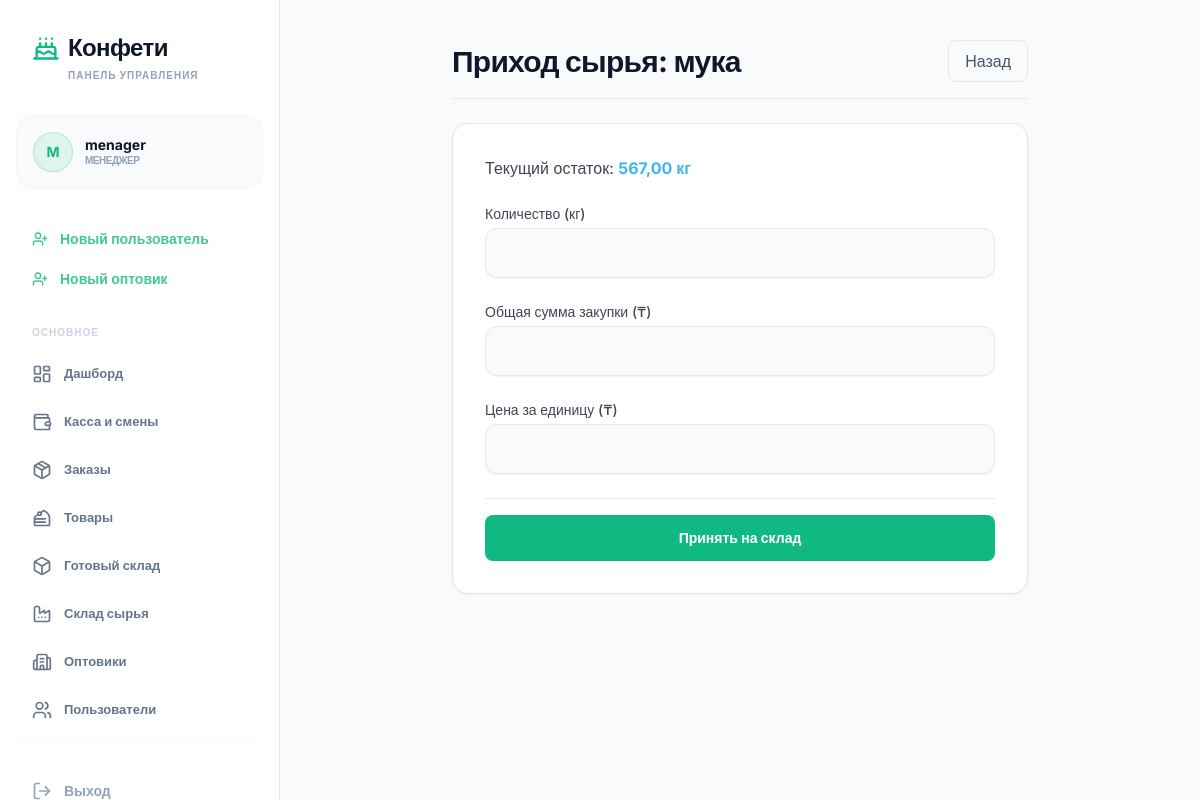
Screenshot of /manager/ingredients/1/add-stock/ (signed in) with the database file from the repository.
### core/models.py (models this page shows, shortened)
class User(AbstractUser):
    ROLE_CHOICES = (
        ('admin', 'Администратор'),
        ('manager', 'Менеджер'),
        ('worker', 'Рабочий'),
        ('wholesaler', 'Оптовик'),
    )
    role = models.CharField(max_length=20, choices=ROLE_CHOICES, default='worker', verbose_name='Роль')
    custom_role = models.ForeignKey(CustomRole, on_delete=models.SET_NULL, null=True, blank=True, verbose_name='Индивидуальная роль')
    created_by = models.ForeignKey('self', on_delete=models.SET_NULL, null=True, blank=True, verbose_name='Создан пользователем')
    class Meta:
        verbose_name = 'Пользователь'
        verbose_name_plural = 'Пользователи'

class Ingredient(models.Model):
    UNIT_CHOICES = [
        ('kg', 'кг'),
        ('g', 'г'),
        ('pcs', 'шт'),
        ('l', 'л'),
    ]
    name = models.CharField(max_length=200, verbose_name='Название')
    unit = models.CharField(max_length=10, choices=UNIT_CHOICES, verbose_name='Единица измерения')
    quantity = models.DecimalField(max_digits=12, decimal_places=2, default=0, verbose_name='Количество на складе')
    min_stock = models.DecimalField(max_digits=12, decimal_places=2, default=0, verbose_name='Мин. остаток')
    class Meta:
        verbose_name = 'Ингредиент'
        verbose_name_plural = 'Ингредиенты'

### core/views.py (the view)
# urls.py: path('manager/ingredients/<int:pk>/add-stock/', views.add_ingredient_stock, name='add_ingredient_stock'),
@login_required
def add_ingredient_stock(request, pk):
    if request.user.role not in ['admin', 'manager']:
        return redirect('role_redirect')
    ingredient = get_object_or_404(Ingredient, pk=pk)
    if request.method == 'POST':
        form = IngredientAddStockForm(request.POST)
        if form.is_valid():
            amount = form.cleaned_data['amount']
            total_cost = form.cleaned_data.get('total_cost')
            price_per_unit = form.cleaned_data.get('price_per_unit')
            if total_cost and amount:
                price = (total_cost / amount).quantize(Decimal('0.01'))
            elif price_per_unit:
                price = price_per_unit
            else:
                price = Decimal('0.00')
            ingredient.quantity += Decimal(str(amount))
            ingredient.save()
            IngredientArrival.objects.create(
                ingredient=ingredient,
                quantity=amount,
                remaining_quantity=amount,
                price=price
            )
            messages.success(request, f"Успешно добавлено {amount} {ingredient.get_unit_display()} к запасам '{ingredient.name}'.")
            return redirect('manager_ingredients')
    else:
        form = IngredientAddStockForm()
    return render(request, 'manager_add_ingredient_stock.html', {'form': form, 'ingredient': ingredient})

### core/templates/manager_add_ingredient_stock.html (shortened to what this page needs)
{% extends 'base.html' %}
{% block content %}
<div class="max-w-xl mx-auto space-y-6">
    <div class="flex items-center justify-between border-b border-slate-200 pb-4">
        <h2 class="text-3xl font-bold tracking-tight">Приход сырья: {{ ingredient.name }}</h2>
        <a href="{% url 'manager_ingredients' %}"
            class="px-4 py-2 border border-slate-200 rounded-lg hover:bg-slate-50 transition-colors text-slate-600">
            Назад
        </a>
    </div>
    <div class="bg-white border border-slate-200 rounded-2xl shadow-sm p-6 md:p-8">
        <p class="mb-6 opacity-80">
            Текущий остаток: <span class="font-bold text-brandgreen">{{ ingredient.quantity }} {{ ingredient.get_unit_display }}</span>
        </p>
        <form method="post" class="space-y-6">
            {% for field in form %}
            <div>
                <label for="{{ field.id_for_label }}" class="block text-sm font-medium opacity-80 mb-1">
                    {{ field.label }}
                    {% if field.name == 'amount' %}
                    ({{ ingredient.get_unit_display }})
                    {% endif %}
                </label>
                {{ field }}
            </div>
            {% endfor %}
            <div class="pt-4 border-t border-slate-200">
                <button type="submit"
                    class="w-full flex justify-center py-3 px-4 border border-transparent rounded-lg shadow-sm text-sm font-bold text-white bg-accent hover:bg-accent/90 focus:outline-none focus:ring-2 focus:ring-offset-2 focus:ring-accent transition-colors">
                    Принять на склад
                </button>
            </div>
        </form>
    </div>
</div>
{% endblock %}

### core/templates/base.html (shortened to what this page needs)
<!DOCTYPE html>
<html lang="ru">
<head>
<script src="https://cdn.tailwindcss.com"></script>
</head>
<body class="flex h-screen overflow-hidden text-textmain antialiased bg-bgmain">
<aside id="sidebar" class="w-[280px] bg-sidebar hidden lg:flex flex-col h-full shrink-0 border-r border-cardborder shadow-sm transition-all duration-300">
<div class="p-8">
<h1 class="text-2xl font-black tracking-tight flex items-center gap-2"><i data-lucide="cake" class="text-accent w-7 h-7"></i><span class="text-slate-900">Конфети</span></h1>
<p class="text-[10px] uppercase font-bold text-slate-400 mt-1 tracking-widest pl-9">Панель управления</p>
</div>
<nav class="flex-1 px-4 space-y-1 overflow-y-auto">
{% if user.is_authenticated %}
<div class="mb-8 px-4 py-4 bg-slate-50 rounded-2xl border border-slate-100 group transition-all">
<div class="flex items-center gap-3">
<div class="w-10 h-10 rounded-full bg-accent/10 flex items-center justify-center text-accent font-bold border border-accent/20 text-sm shadow-sm">{{ user.username|first|upper }}</div>
<div class="flex-1 min-w-0">
<p class="text-sm font-bold truncate text-slate-900 leading-tight">{% if user.first_name %}{{ user.first_name }} {{ user.last_name }}{% else %}{{ user.username }}{% endif %}</p>
<p class="text-[10px] font-bold text-slate-400 uppercase tracking-tighter">{% if user.role == "admin" %}Администратор{% elif user.role == "manager" %}Менеджер{% elif user.role == "worker" %}Рабочий{% elif user.role == "wholesaler" %}Оптовик{% else %}{{ user.role }}{% endif %}</p>
</div>
</div>
</div>
{% if user.role == "admin" or user.role == "manager" %}
{% if not user.custom_role or user.custom_role.can_view_users %}
<a href="{% url 'create_worker' %}" class="flex items-center gap-3 px-4 py-2 text-accent/80 hover:text-accent font-bold transition-all group"><i data-lucide="user-plus" class="w-4 h-4"></i><span class="text-sm">Новый пользователь</span></a>
{% endif %}
{% if not user.custom_role or user.custom_role.can_view_wholesalers %}
<a href="{% url 'create_wholesaler' %}" class="flex items-center gap-3 px-4 py-2 text-accent/80 hover:text-accent font-bold transition-all group"><i data-lucide="user-plus" class="w-4 h-4"></i><span class="text-sm">Новый оптовик</span></a>
{% endif %}
<div class="pt-6 pb-2 px-4">
<p class="text-[10px] uppercase font-bold text-slate-300 tracking-widest">Основное</p>
</div>
<a href="{% url 'manager_dashboard' %}" class="flex items-center gap-3 px-4 py-3 rounded-xl text-slate-500 hover:bg-slate-50 transition-all group {% if 'dashboard' in request.path %}active-nav-item shadow-sm{% endif %}"><i data-lucide="layout-dashboard" class="w-5 h-5"></i><span class="text-[13px] font-bold">Дашборд</span></a>
{% if not user.custom_role or user.custom_role.can_view_cash %}
<a href="{% url 'cash_history' %}" class="flex items-center gap-3 px-4 py-3 rounded-xl text-slate-500 hover:bg-slate-50 transition-all group"><i data-lucide="wallet" class="w-5 h-5"></i><span class="text-[13px] font-bold">Касса и смены</span></a>
{% endif %}
{% if not user.custom_role or user.custom_role.can_view_orders %}
<a href="{% url 'manager_orders' %}" class="flex items-center gap-3 px-4 py-3 rounded-xl text-slate-500 hover:bg-slate-50 transition-all group"><i data-lucide="package" class="w-5 h-5"></i><span class="text-[13px] font-bold">Заказы</span></a>
{% endif %}
{% if not user.custom_role or user.custom_role.can_view_products %}
<a href="{% url 'manager_products' %}" class="flex items-center gap-3 px-4 py-3 rounded-xl text-slate-500 hover:bg-slate-50 transition-all group"><i data-lucide="cake-slice" class="w-5 h-5"></i><span class="text-[13px] font-bold">Товары</span></a>
{% endif %}
{% if not user.custom_role or user.custom_role.can_view_ready_stock %}
<a href="{% url 'manager_ready_stock' %}" class="flex items-center gap-3 px-4 py-3 rounded-xl text-slate-500 hover:bg-slate-50 transition-all group {% if request.path == '/manager/ready-stock/' %}bg-slate-50 font-bold{% endif %}"><i data-lucide="box" class="w-5 h-5"></i><span class="text-[13px] font-bold">Готовый склад</span></a>
{% endif %}
{% if not user.custom_role or user.custom_role.can_view_ingredients %}
<a href="{% url 'manager_ingredients' %}" class="flex items-center gap-3 px-4 py-3 rounded-xl text-slate-500 hover:bg-slate-50 transition-all group"><i data-lucide="factory" class="w-5 h-5"></i><span class="text-[13px] font-bold">Склад сырья</span></a>
{% endif %}
{% if not user.custom_role or user.custom_role.can_view_wholesalers %}
<a href="{% url 'manager_wholesalers' %}" class="flex items-center gap-3 px-4 py-3 rounded-xl text-slate-500 hover:bg-slate-50 transition-all group {% if request.path == '/manager/wholesalers/' %}bg-slate-50 font-bold{% endif %}"><i data-lucide="building-2" class="w-5 h-5"></i><span class="text-[13px] font-bold">Оптовики</span></a>
{% endif %}
{% if not user.custom_role or user.custom_role.can_view_users or user.custom_role.can_view_workers or user.custom_role.can_view_staff %}
<a href="{% url 'manager_workers' %}" class="flex items-center gap-3 px-4 py-3 rounded-xl text-slate-500 hover:bg-slate-50 transition-all group {% if request.path == '/manager/workers/' %}bg-slate-50 font-bold{% endif %}"><i data-lucide="users" class="w-5 h-5"></i>
<span class="text-[13px] font-bold">
{% if not user.custom_role or user.custom_role.can_view_users %}
Пользователи
{% elif user.custom_role.can_view_workers and not user.custom_role.can_view_staff %}
Рабочие
{% elif user.custom_role.can_view_staff %}
Сотрудники
{% else %}
Пользователи
{% endif %}
</span>
</a>
{% endif %}
{% endif %}
<div class="mt-auto pt-8 border-t border-slate-50">
<form action="{% url 'logout' %}" method="post">
<button type="submit" class="w-full flex items-center gap-3 px-4 py-3 rounded-xl text-slate-400 hover:text-slate-900 transition-all group"><i data-lucide="log-out" class="w-5 h-5"></i><span class="text-sm font-bold">Выход</span></button>
</form>
</div>
{% else %}
<a href="{% url 'login' %}" class="flex items-center gap-3 px-4 py-3 rounded-xl text-accent hover:bg-accent/5 font-bold"><i data-lucide="log-in" class="w-5 h-5"></i><span class="text-sm">Войти</span></a>
{% endif %}
</nav>
</aside>
<main class="flex-1 flex flex-col h-full w-full overflow-hidden">
<div id="mainScrollArea" class="flex-1 p-6 md:p-10 w-full max-w-[1400px] mx-auto overflow-y-auto">
{% block content %}{% endblock %}
</div>
</main>
</body>
</html>

### core/templates/base.html (style rules this page uses)
body { background-color: #f8fafc; color: #0f172a; font-family: 'Inter', sans-serif; }

### rows the page displays
User: username|first "M", username "menager"
Ingredient: name "мука", quantity "567,00", unit "кг", unit "кг"

### other values shown
{{ field.label }} "Количество" "Общая сумма закупки (₸)" "Цена за единицу (₸)"
